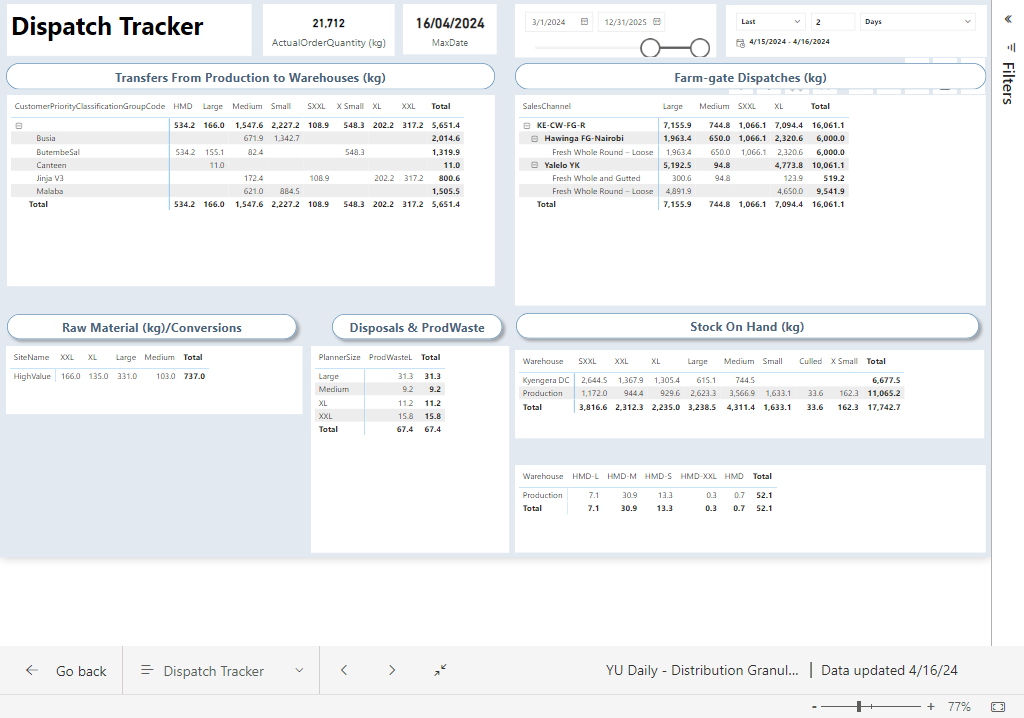
#> input picture Distribution/saved_images/distribution.png, 1024 x 718 px, found by its file name
$ python screenshot_get_coordinates.py
#> lines starting #> are read from the running program, lines starting #| are printed output that depends on the picture
# import cv2 as cv
# events = [i for i in dir(cv) if 'EVENT' in i]
# print( events )

# #%%
# def Capture_Event(event, x, y, flags, params):
# 	# If the left mouse button is pressed
# 	if event == cv.EVENT_LBUTTONDOWN:
# 		# Print the coordinate of the
# 		# clicked point
# 		print(f"({x}, {y})")

# #%%
# if __name__=="__main__":
# 	# Read the Image.
# 	img = cv.imread("P:/Pertinent Files/Python/saved_images/distribution.png", 1)
# 	# Show the Image
# 	cv.imshow('image', img)
# 	# Set the Mouse Callback function, and call
# 	# the Capture_Event function.
# 	cv.setMouseCallback('image', Capture_Event)
# 	# Press any key to exit
# 	cv.waitKey(0)
# 	# Destroy all the windows
# 	cv.destroyAllWindows()
# #%%

# # path="P:/Pertinent Files/Python/saved_images/distribution.png"
# # img=Image.open(path)

# # # imgcropped=img.crop(box=(40,48,1200,1200))
# # imgcropped=img.crop(box=(75,75,1200,1200))

# # imgcropped.show()


#%%

import cv2

def main():
    image=cv2.imread("P:/Pertinent Files/Python/saved_images/distribution.png")
#> image is the input picture: shape (718, 1024, 3); mean B, G, R 246.1, 244.7, 243.4
    dimensions=image.shape
#> dimensions = (718, 1024, 3)
    height=dimensions[0]
#> height = 718
    width=dimensions[1]
#> width = 1024
    # 272,86 - 272,574 - 1141,574 - 1141,86
    height=574
    width=1141
    cropped_image=image[86:574,270:1141]
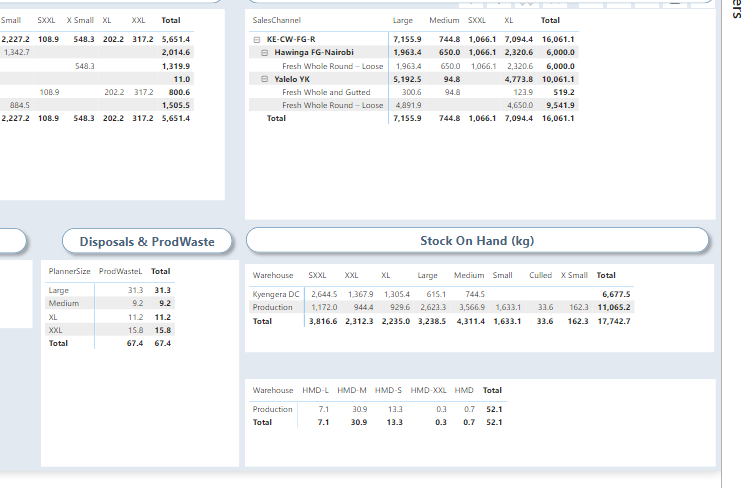
#> cropped_image: shape (488, 754, 3); mean B, G, R 246.9, 245.6, 244.5
    cv2.imwrite("P:/Pertinent Files/Python/saved_images/croppedbird.png", cropped_image)

if __name__=='__main__':
    main()
